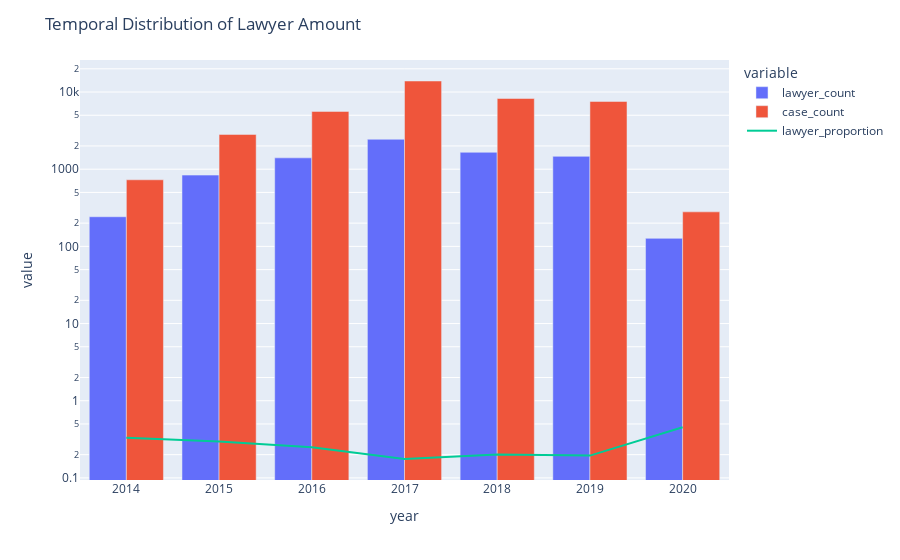

This figure's notebook cell:
### Code cell
fig = px.bar(
    lawyer_cases, 
    x = 'year', 
    y = ['lawyer_count', 'case_count']
)
fig.add_trace(
    go.Scatter(
        x = lawyer_cases['year'], 
        y = lawyer_cases['lawyer_proportion'], 
        mode = "lines", 
        name = "lawyer_proportion", 
        showlegend=True,
    )
)
fig.update_layout(
    barmode = "group",
    title = "Temporal Distribution of Lawyer Amount"
    
)
fig.update_yaxes(type="log")
fig.write_html("/Users/starice/OwnFiles/cityu/RA/case_study/case_study_result/figures/temp_dist_lawyer.html")
fig.show()

### Figure 1 — Plotly figure (JSON) as saved in the notebook; plotly's stock layout.template omitted (floating-point values rounded to 4 significant figures)
{"data": [{"alignmentgroup": "True", "hovertemplate": "variable=lawyer_count<br>year=%{x}<br>value=%{y}<extra></extra>", "legendgroup": "lawyer_count", "marker": {"color": "#636efa"}, "name": "lawyer_count", "offsetgroup": "lawyer_count", "orientation": "v", "showlegend": true, "textposition": "auto", "type": "bar", "x": [2014, 2015, 2016, 2017, 2018, 2019, 2020], "xaxis": "x", "y": [242, 838, 1402, 2441, 1655, 1467, 127], "yaxis": "y"}, {"alignmentgroup": "True", "hovertemplate": "variable=case_count<br>year=%{x}<br>value=%{y}<extra></extra>", "legendgroup": "case_count", "marker": {"color": "#EF553B"}, "name": "case_count", "offsetgroup": "case_count", "orientation": "v", "showlegend": true, "textposition": "auto", "type": "bar", "x": [2014, 2015, 2016, 2017, 2018, 2019, 2020], "xaxis": "x", "y": [729, 2821, 5607, 13892, 8245, 7547, 280], "yaxis": "y"}, {"mode": "lines", "name": "lawyer_proportion", "showlegend": true, "type": "scatter", "x": [2014, 2015, 2016, 2017, 2018, 2019, 2020], "y": [0.332, 0.2971, 0.25, 0.1757, 0.2007, 0.1944, 0.4536]}], "layout": {"barmode": "group", "legend": {"title": {"text": "variable"}, "tracegroupgap": 0}, "margin": {"t": 60}, "title": {"text": "Temporal Distribution of Lawyer Amount"}, "xaxis": {"anchor": "y", "domain": [0, 1], "title": {"text": "year"}}, "yaxis": {"anchor": "x", "domain": [0, 1], "title": {"text": "value"}, "type": "log"}}}
